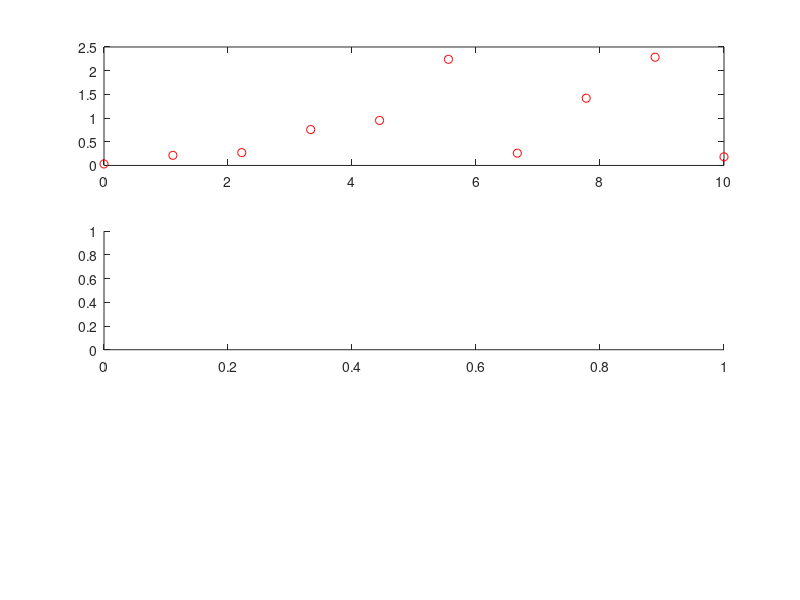

Write MATLAB code to recreate this figure. (Note: this script raises an error after producing the figure.)
% Lagrangian_Interpolation_Test
clear;close all;
NodeQuantity = 10;
L = 10;
x_set = linspace(0,L,NodeQuantity);
y_set = rand(1,10) ./ (rand(1,10)+eps);
Lagrangian_Interpolation_Test_Figure = ...
	figure('Name','Lagrangian_Interpolation_Test');
Lagrangian_Interpolation_N = subplot(3,1,1, ...
	'Parent',Lagrangian_Interpolation_Test_Figure);
Lagrangian_Interpolation_dN = subplot(3,1,2, ...
	'Parent',Lagrangian_Interpolation_Test_Figure);
hold(Lagrangian_Interpolation_N,'off');
hold(Lagrangian_Interpolation_dN,'off');
plot(Lagrangian_Interpolation_N,x_set,y_set,'ro');

hold(Lagrangian_Interpolation_N,'on');
hold(Lagrangian_Interpolation_dN,'on');
xx_set = linspace(0,L,10*NodeQuantity);
yy_set = zeros(1,10*NodeQuantity);
for k = 1:(10*NodeQuantity)
	x = xx_set(k);
	yy_set(k) = Lagrangian_Vector_ShapeFunction_N(...
		x_set,1,x) * reshape(y_set,numel(y_set),1);
	dyy_set(k) = Lagrangian_Vector_ShapeFunction_dN(...
		x_set,1,x) * reshape(y_set,numel(y_set),1);
end
plot(Lagrangian_Interpolation_N,xx_set,yy_set,'b-');
plot(Lagrangian_Interpolation_dN,xx_set,dyy_set,'b-');

p = polyfit(x_set,y_set,numel(x_set)-1);
dp = Derivative_Lagrangian_Interpolation_Function(p);
yyy_set = polyval(p,xx_set);
dyyy_set = polyval(dp,xx_set);
plot(Lagrangian_Interpolation_N,xx_set,yyy_set,'c--');
plot(Lagrangian_Interpolation_dN,xx_set,dyyy_set,'c--');